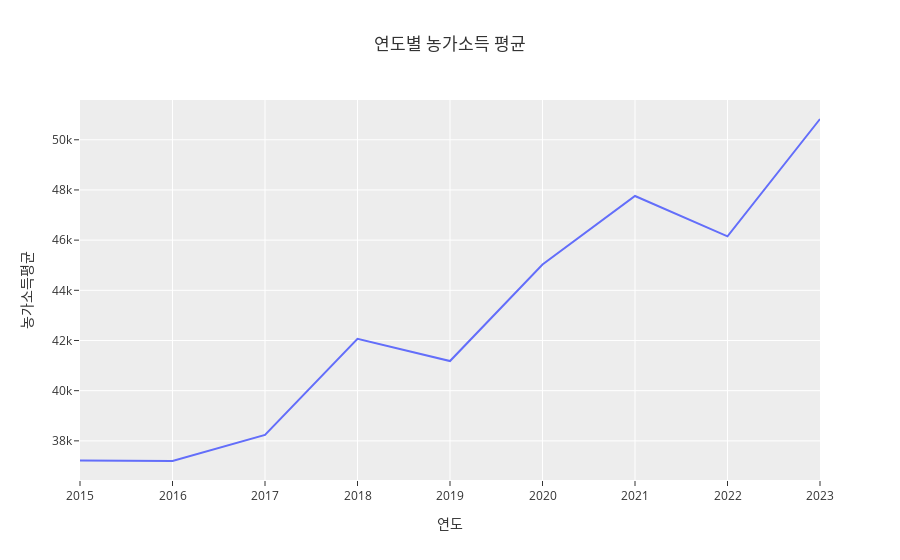

The cell this chart's notebook holds for it:
### Markdown cell above
- 연도별 농업소득 평균

### Code cell
df = pd.DataFrame(pd.read_excel('./dataset/Farm_dataset/농가소득.xlsx').iloc[1,1:]).reset_index().rename(columns={'index':'Year',1:'Income'})
fig = px.line(df, x='Year', y='Income', title='연도별 농가소득 평균',
              labels={'Year': '연도', 'Income': '농가소득평균'})

fig.update_layout(template='ggplot2')

fig.show()

### Figure 1 — Plotly figure (JSON) as saved in the notebook; plotly's stock layout.template omitted (floating-point values rounded to 4 significant figures)
{"data": [{"hovertemplate": "연도=%{x}<br>농가소득평균=%{y}<extra></extra>", "legendgroup": "", "line": {"color": "#636efa", "dash": "solid"}, "marker": {"symbol": "circle"}, "mode": "lines", "name": "", "orientation": "v", "showlegend": false, "type": "scatter", "x": ["2015", "2016", "2017", "2018", "2019", "2020", "2021", "2022", "2023"], "xaxis": "x", "y": [37215, 37197, 38239, 42066, 41182, 45029, 47759, 46153, 50828], "yaxis": "y"}], "layout": {"autosize": true, "legend": {"tracegroupgap": 0}, "title": {"text": "연도별 농가소득 평균"}, "xaxis": {"anchor": "y", "autorange": true, "domain": [0, 1], "range": [0, 8], "title": {"text": "연도"}, "type": "category"}, "yaxis": {"anchor": "x", "autorange": true, "domain": [0, 1], "range": [36440.0, 51590.0], "title": {"text": "농가소득평균"}, "type": "linear"}}}
